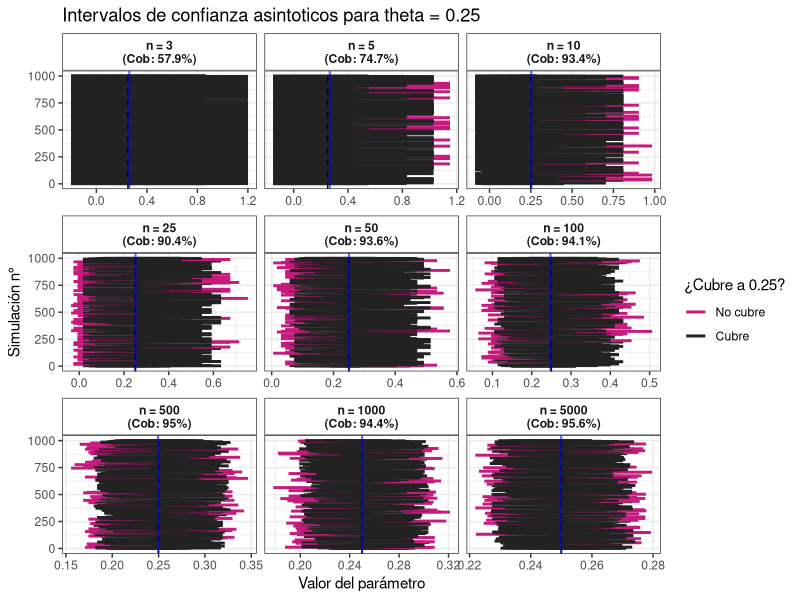
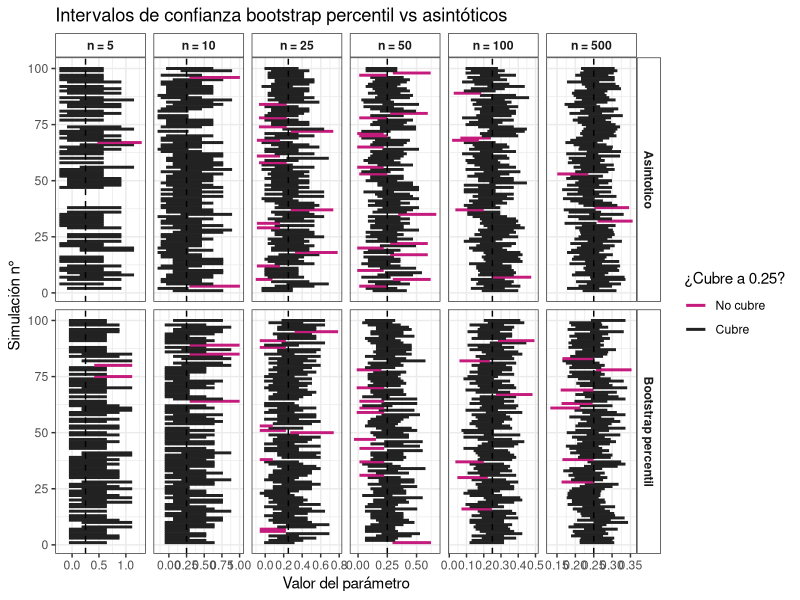
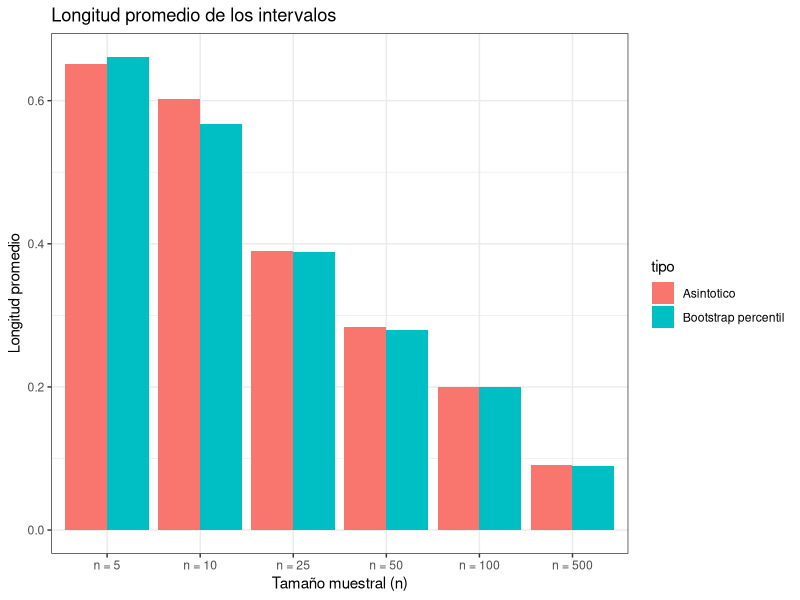
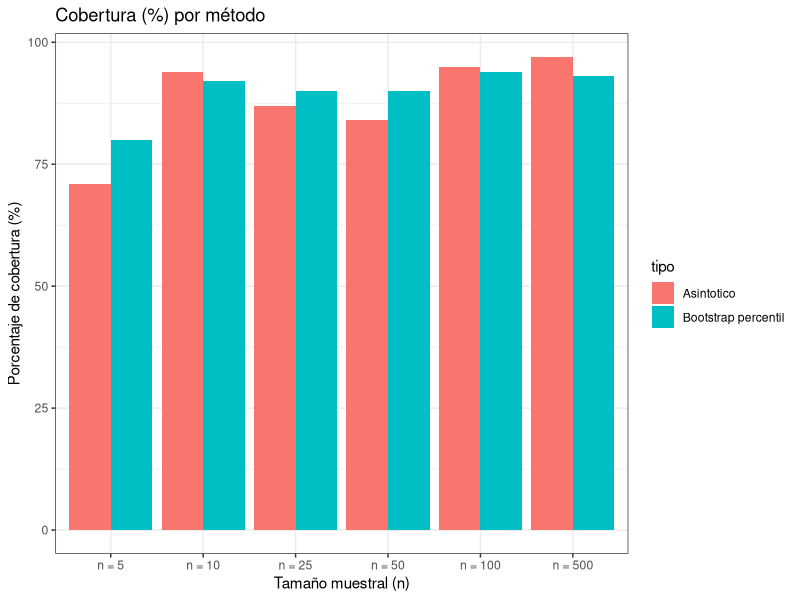
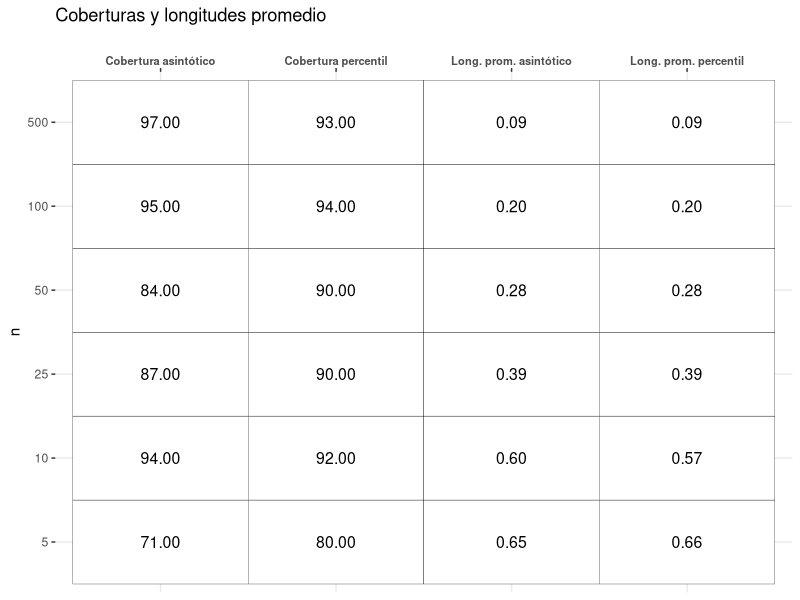
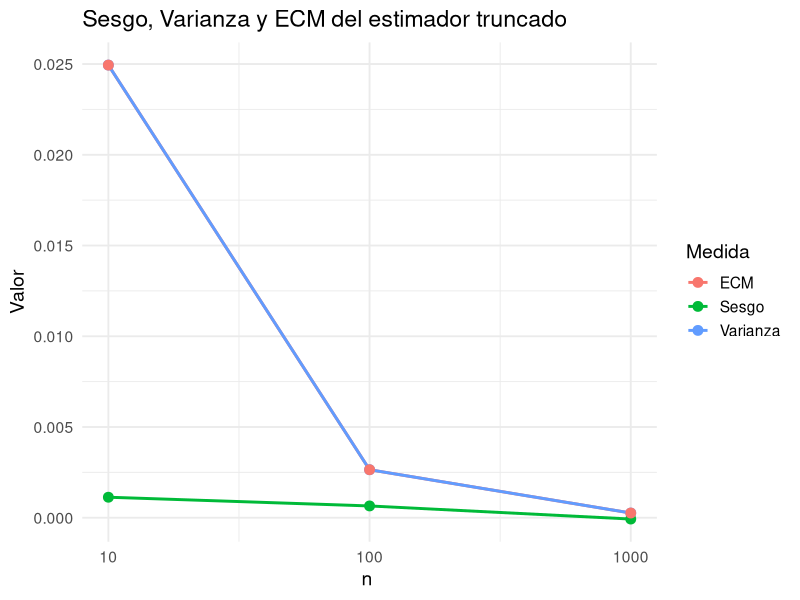
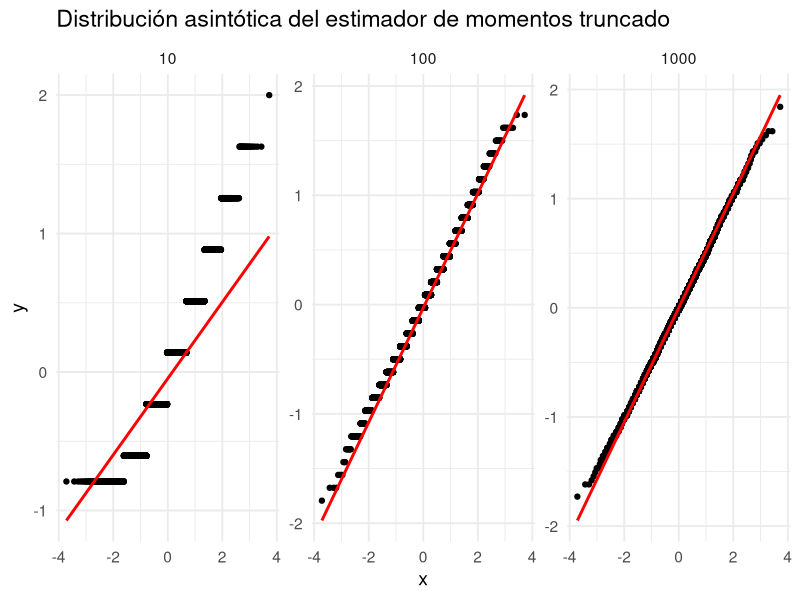
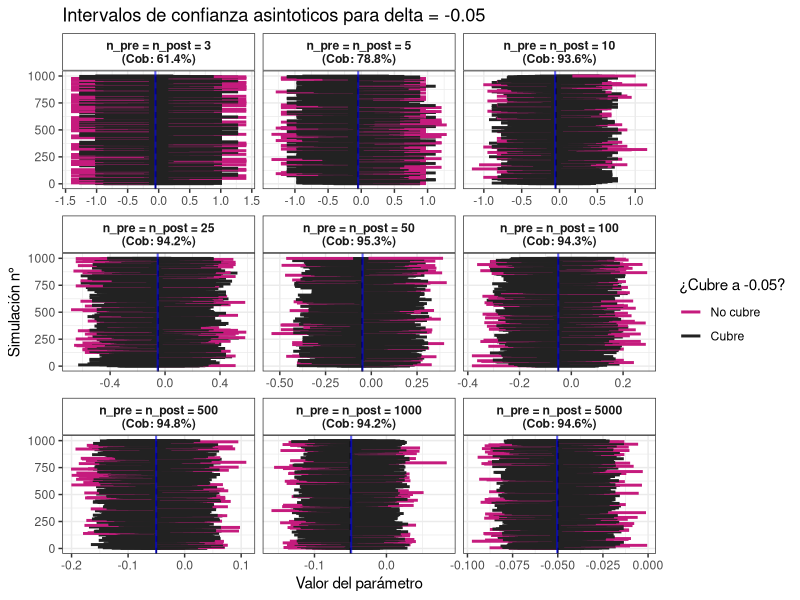

The R script that drew these images, in order:
# --------------------- Trabajo practico IECD, simulaciones --------------------
# Sección de comentarios:
#  - LU mas chico entre los tres integrantes: 64
#  - La idea es modularizar lo mas posible el codigo
#  - Vamos a intentar generalizar los procedimientos, para que sea simple cambiar los parametros que estan involucrados

library(ggplot2)
library(dplyr)

# ------------------------------- Sección 1 ------------------------------------
# Vamos a crear el metodo de la simulación requerida para la primera sección del trabajo.
#
# Los inputs del metodo son:
#  - theta: es el valor real para el cual vamos a hacer la simulacion
#  - n: tamaño de la muestra
#  - N: cantidad de intervalos que vamos a generar
# Los outputs son:
#  - intervalos: conjunto de los intervalos obtenidos, con estos mismos podemos graficar el cubrimiento
set.seed(64)

# Funcion de simulacion
simulacion_1 = function(theta, n, alpha, N) {
  inf = numeric(N)
  sup = numeric(N)
  cubre = logical(N)
  centro = numeric(N)
  
  for (i in 1:N) {
    muestras = rbinom(n, 1, theta)
    t_p = mean(muestras)
    z_a = qnorm(1 - alpha/2)
    err = sqrt(t_p*(1-t_p)/n) * z_a
    
    inf[i] = t_p - err
    sup[i] = t_p + err
    centro[i] = t_p
    cubre[i] = theta >= inf[i] && theta <= sup[i]
  }
  
  return(data.frame(simulacion = 1:N, inf = inf, sup = sup, cubre = cubre, centro = centro))
}

# Definicion de los intervalos
datos_totales = data.frame()

for (i in c(3,5,10,25,50,100,500,1000,5000)) {
  intervalos = simulacion_1(0.25, i, 0.05, 1000) # Theta = 0.25, alpha = 0.05
  
  cob = mean(intervalos$cubre) * 100
  intervalos$n = i
  intervalos$n_label = paste0("n = ", i, "\n(Cob: ", cob, "%)")
    
  datos_totales = rbind(datos_totales, intervalos)
}

# Ordeno para que los graficos aparezcan de menor a mayor n
datos_totales$n_label = reorder(datos_totales$n_label, datos_totales$n)

medias_resumen = datos_totales %>%
  group_by(n_label) %>%
  summarise(media_del_centro = mean(centro))

# Grafico en conjunto todos los datos
ggplot(datos_totales, aes(y = simulacion, x = inf, xend = sup, color = cubre)) +
  
  # Dibujamos los intervalos obtenidos en la simulación
  geom_segment(aes(x = inf, xend = sup, yend = simulacion), linewidth = 1) +
    
  # La linea punteada negra es el valor real de theta
  geom_vline(xintercept = 0.25, linetype = "dashed", color = "black") +
  
  # La linea solida azul es la media del punto medio de los intervalos para cada n
  geom_vline(data = medias_resumen, aes(xintercept = media_del_centro), 
             color = "blue", linetype = "solid", linewidth = 0.7, alpha = 0.6) +
  
  # Color para identificar si cubre o no al valor real de theta
  scale_color_manual(values = c("#C51B7D", "#222222"), labels = c("No cubre", "Cubre")) +
    
  # Se separan los graficos en función de n
  facet_wrap(~ n_label, scales = "free_x") +
  
  # Labels del grafico
  labs(
    title = "Intervalos de confianza asintoticos para theta = 0.25",
    x = "Valor del parámetro",
    y = "Simulación n°",
    color = "¿Cubre a 0.25?"
  ) +
  
  # Temas utilizados, fondo blanco.
  theme_bw() +
  theme(
    strip.background = element_rect(fill = "white"), # Fondo blanco en los títulos de los paneles
    strip.text = element_text(face = "bold") # Negrita en los títulos de los paneles
  )



# ------------------------------- Sección 2 ------------------------------------
# 
#

# ----------------------------- Ejercicio 9 ------------------------------------

# Cantidad de muestras bootstrap a generar por cada n
N = 1000

# Definimos los valores fijos dados en el ejercicio
theta = 0.25; Se = 0.9; Sp = 0.95

# Definimos los valores de n para realizar las simulaciones
ns = c(5, 10, 25, 50, 100, 500) 

# Defimos p
p = Se*theta + (1-Sp)*(1-theta)

#Definimos el estimador de momentos de theta
estimador_de_momentos = function(est_p, Se, Sp){
  return((est_p+Sp-1)/(Se+Sp-1))
}

# Tomando como inputs:
#  - n: tamaño de la muestr
#  - Se, Sp, y p dados en el ejercicio
#  - el nivel del intervalo
#  - N la cantidad de muestras a genenar
# Creamos intervalos de confianza percentil bootstrap

ic_bootstrap_percentil_2_9 = function(n, Se=0.9, Sp=0.95, p=p, nivel=0.05, N=5000){
  estimadores_de_momentos = numeric(N)
  muestra_2_9 = rbinom(n, 1, p)
  for (i in 1:N) {
    #muestra_2_9=rbinom(n, 1, p)
    tboot = sample(muestra_2_9, n, replace = TRUE)
    est_p=mean(tboot)
    estimadores_de_momentos[i]=estimador_de_momentos(est_p, Se, Sp)
  }
  ic_bootstrap_perc_inf=quantile(estimadores_de_momentos, nivel/2)
  ic_bootstrap_perc_sup=quantile(estimadores_de_momentos,1-nivel/2)
  ic_bootstrap_perc=c(ic_bootstrap_perc_inf, ic_bootstrap_perc_sup)
  return(ic_bootstrap_perc)
}

# Creamos intervalos para cada n
for (n in ns){
  print(ic_bootstrap_percentil_2_9(n, Se, Sp, p, 0.05, N))
}
    
# ----------------------------- Ejercicio 10 ------------------------------------

# Construimos los intervalos de confianza de nivel asintotico 0.95 para θ basados en θMoM.
  ic_asintoticos_2_10=function(n, Se, Sp, p, nivel=0.05){
    muestra_2_10=rbinom(n, 1, p)
    est_p=mean(muestra_2_10)
    estimadores_de_momentos=estimador_de_momentos(est_p, Se, Sp)
    s=sqrt(est_p*(1-est_p))/(Se+Sp-1)
    z=qnorm(1 - nivel/2)
    ic_asintoticos=c(inf=estimadores_de_momentos-z*sqrt(est_p*(1-est_p))/((Se+Sp-1)*sqrt(n)) , sup=estimadores_de_momentos+z*sqrt(est_p*(1-est_p))/((Se+Sp-1)*sqrt(n)))
    return(ic_asintoticos)
  }

# Creamos intervalos para cada n 
for (n in ns){
  ic=ic_asintoticos_2_10(n,Se, Sp, p, 0.95)
}


# ----------------------------- Ejercicio 11 ------------------------------------

# Para comparar los intervalos definimos un data frame con información sobre ellos
simulacion_2_11=function(theta, n, Se, Sp, p, nivel=0.05, B=100){
  intervalos_ip=data.frame(
    simulacion = 1:B,
    inf = numeric(B),
    sup = numeric(B),
    cubre = logical(B),
    long=numeric(B),
    tipo="Bootstrap percentil"
  )
  intervalos_ic=data.frame(
    simulacion = 1:B,
    inf = numeric(B),
    sup = numeric(B),
    cubre = logical(B),
    long=numeric(B),
    tipo="Asintotico"
  )
  for (i in 1:B){
    ip = ic_bootstrap_percentil_2_9(n, Se, Sp,p,  nivel, N=5000)
    intervalos_ip$inf[i] = ip[1]
    intervalos_ip$sup[i] = ip[2]
    intervalos_ip$cubre[i] = theta >= ip[1] && theta <= ip[2]
    intervalos_ip$long[i] =ip[2]-ip[1]
    ic=ic_asintoticos_2_10(n, Se, Sp, p, nivel)
    intervalos_ic$inf[i] = ic[1]
    intervalos_ic$sup[i] = ic[2]
    intervalos_ic$cubre[i] = theta >= ic[1] && theta <= ic[2]
    intervalos_ic$long[i] =ic[2]-ic[1]
  }
  intervalos_ip_ic=rbind(intervalos_ip, intervalos_ic)
  return(intervalos_ip_ic)   
}
datos_2_11=data.frame()
for (n in ns){
  intervalos_n=simulacion_2_11(theta, n, Se, Sp, p, 0.05, 100)
  intervalos_n$n = n
  intervalos_n$n_label = paste0("n = ", n)
  
  datos_2_11 = rbind(datos_2_11, intervalos_n)
}
# Ordeno para que los graficos aparezcan de menor a mayor n
datos_2_11$n_label = reorder(datos_2_11$n_label, datos_2_11$n)
datos_2_11$centro = (datos_2_11$inf + datos_2_11$sup) / 2

# Grafico en conjunto todos los datos
ggplot(datos_2_11, aes(y = simulacion, x = inf, xend = sup, color = cubre)) +
  
  # Dibujamos los intervalos obtenidos en la simulación
  geom_segment(aes(x = inf, xend = sup, yend = simulacion), linewidth = 1) +
  
  # La linea punteada negra es el valor real de theta
  geom_vline(xintercept = 0.25, linetype = "dashed", color = "black") +
  
  
  # Color para identificar si cubre o no al valor real de theta
  scale_color_manual(values = c("#C51B7D", "#222222"), labels = c("No cubre", "Cubre")) +
  
  # Se separan los graficos en función de n y en que tipo de intervalos son
  facet_grid(tipo ~ n_label, scales = "free_x") +
  
  # Labels del grafico
  labs(
    title = "Intervalos de confianza bootstrap percentil vs asintóticos",
    x = "Valor del parámetro",
    y = "Simulación n°",
    color = "¿Cubre a 0.25?"
  ) +
  
  # Temas utilizados, fondo blanco.
  theme_bw() +
  theme(
    strip.background = element_rect(fill = "white"), # Fondo blanco en los títulos de los paneles
    strip.text = element_text(face = "bold") # Negrita en los títulos de los paneles
  )
#Comparamos las longitudes promedios y porcentajes de cobertura para cada n
comparaciones=datos_2_11 %>%
  group_by(n_label, tipo) %>%
  summarise(
    longitud_promedio = mean(long),
    cobertura = mean(cubre) * 100
  )
ggplot(comparaciones, aes(x = n_label, y = longitud_promedio, fill = tipo)) +
  geom_col(position = "dodge") +
  labs(
    title = "Longitud promedio de los intervalos",
    x = "Tamaño muestral (n)",
    y = "Longitud promedio"
  ) +
  theme_bw()
ggplot(comparaciones, aes(x = n_label, y = cobertura, fill = tipo)) +
  geom_col(position = "dodge") +
  labs(
    title = "Cobertura (%) por método",
    x = "Tamaño muestral (n)",
    y = "Porcentaje de cobertura (%)"
  ) +
  theme_bw()
#Ahora hacemos una tabla comparativa
comparaciones <- datos_2_11 %>%
  group_by(n, tipo) %>%
  summarise(
    longitud_promedio = mean(long),
    cobertura = mean(cubre) * 100,
    .groups = "drop"
  ) %>%
  group_by(n) %>%
  summarise(
    cobertura_asintotico    = cobertura[tipo == "Asintotico"],
    cobertura_percentil     = cobertura[tipo == "Bootstrap percentil"],
    long_prom_asintotico    = longitud_promedio[tipo == "Asintotico"],
    long_prom_percentil     = longitud_promedio[tipo == "Bootstrap percentil"]
  )
tabla_comparaciones <- data.frame(
  n = comparaciones$n,
  variable = rep(c(
    "Cobertura asintótico",
    "Cobertura percentil",
    "Long. prom. asintótico",
    "Long. prom. percentil"
  ), each = length(comparaciones$n)),
  valor = c(
    comparaciones$cobertura_asintotico,
    comparaciones$cobertura_percentil,
    comparaciones$long_prom_asintotico,
    comparaciones$long_prom_percentil
  )
)
ggplot(tabla_comparaciones, aes(x = variable, y = factor(n))) +
  geom_tile(fill = "white", color = "black") +   
  geom_text(aes(label = sprintf("%.2f", valor)), size = 4) +
  scale_x_discrete(position = "top") + 
  labs(
    x = "",
    y = "n",
    title = "Coberturas y longitudes promedio"
  ) +
  theme_bw() +
  theme(
    panel.border = element_blank(),
    axis.text.x = element_text(angle = 0, hjust = 0.5, size=8, face = "bold")
  )

# ----------------------------- Ejercicio 13 ------------------------------------


# Definimos el estimador truncado
estimador_truncado = function(estimador_momentos){
  if(estimador_momentos<0){
    return(0)
  }
  else{
    if(estimador_momentos>1){
      return(1)
    }
    else{
      return(estimador_momentos)
    }
  }
}

caracteristicas_truncado=function(theta=0.25, n, Se=0.9, Sp=0.95, p, N=5000){
  est_truncado= numeric(N)
  for (i in 1:N){
    muestra_2_13=rbinom(n, 1, p)
    est_p=mean(muestra_2_13)
    estimador_momentos=estimador_de_momentos(est_p, Se, Sp)
    estimador__mom_truncado=estimador_truncado(estimador_momentos)
    est_truncado[i]=estimador__mom_truncado
  }
  #Guardamos los datos que queremos analizar
  varianza=var(est_truncado)
  sesgo=mean(est_truncado)-theta
  ECM=varianza-(sesgo)**2 #Compromiso sesgo - Varianza
  dist_asint=sqrt(n)*(est_truncado-theta)
  return(list(
    varianza = varianza,
    sesgo = sesgo,
    ECM = ECM,
    dist_asint = dist_asint,
    est_truncado = est_truncado
  ))
}

#Creamos un data frame que guarde para cada n los atributos de interes
est_truncado_10=caracteristicas_truncado(0.25, 10, 0.9, 0.95, p, 5000)
est_truncado_100=caracteristicas_truncado(0.25, 100, 0.9, 0.95, p, 5000)
est_truncado_1000=caracteristicas_truncado(0.25, 1000, 0.9, 0.95, p, 5000)
#Visualizamos los valores obtenidos de la varianza, sesgo y ECM para n =10, 100, 1000
Var_ECM_Sesgo_truncado=data.frame(
  n = rep(c(10, 100, 1000), times = 3),
  variable = rep(c("Varianza", "Sesgo", "ECM"), each = 3),
  value = c(est_truncado_10$varianza, est_truncado_100$varianza, est_truncado_1000$varianza,
            est_truncado_10$sesgo,    est_truncado_100$sesgo,    est_truncado_1000$sesgo,
            est_truncado_10$ECM,      est_truncado_100$ECM,      est_truncado_1000$ECM)
)


ggplot(Var_ECM_Sesgo_truncado, aes(x = n, y = value, color = variable)) +
  geom_line(linewidth = 1) +
  geom_point(size = 3) +
  scale_x_log10(breaks = c(10, 100, 1000)) +
  labs(title = "Sesgo, Varianza y ECM del estimador truncado",
       x = "n ", y = "Valor", color = "Medida") +
  theme_minimal(base_size = 14)
#Visualizamos la distribucion asintotica con qqplot
dist_asint_truncado=data.frame(
  dist = c(est_truncado_10$dist_asint,
           est_truncado_100$dist_asint,
           est_truncado_1000$dist_asint),
  n = factor(rep(c(10,100,1000), each = 5000))
)
ggplot(dist_asint_truncado, aes(sample = dist)) +
  stat_qq() +
  stat_qq_line(color = "red", linewidth = 1) +
  facet_wrap(~ n, scales = "free") +
  labs(title = "Distribución asintótica del estimador de momentos truncado") +
  theme_minimal(base_size = 14)



# ------------------------------- Sección 3 ------------------------------------
# Vamos a crear un metodo de simulación requerida para la tercera sección del trabajo.
#
# Los inputs del metodo son:
#  - theta: es el valor real para el cual vamos a hacer la simulacion
#  - n: tamaño de la muestra
#  - N: cantidad de intervalos que vamos a generar
# Los outputs son:
#  - intervalos: conjunto de los intervalos obtenidos, con estos mismos podemos graficar el cubrimiento
#
# Utilizando los resultados del metodo se realizan graficos mostrando el cubrimiento
#

simulacion_3 = function(theta1, theta2, n1, n2, Se, Sp, alpha, N) {
  inf = numeric(N)
  sup = numeric(N)
  cubre = logical(N)
  centro = numeric(N)
  
  for (i in 1:N) {
    delta = theta2 - theta1
    
    p1 = (Se+Sp-1)*theta1 + (1-Sp)
    p2 = (Se+Sp-1)*theta2 + (1-Sp)
    
    muestras1 = rbinom(n1, 1, p1)
    muestras2 = rbinom(n2, 1, p2)
    
    est_theta1 = (mean(muestras1) + Sp - 1)/(Se + Sp - 1) 
    est_theta2 = (mean(muestras2) + Sp - 1)/(Se + Sp - 1)
    
    z_a = qnorm(1 - alpha/2)
    
    est_sigma1 = mean(muestras1) * (1-mean(muestras1)) / ((Se+Sp-1)**2)
    est_sigma2 = mean(muestras2) * (1-mean(muestras2)) / ((Se+Sp-1)**2)
    
    inf[i] = est_theta2 - est_theta1 - z_a * sqrt(est_sigma2/n2 + est_sigma1/n1)
    sup[i] = est_theta2 - est_theta1 + z_a * sqrt(est_sigma2/n2 + est_sigma1/n1)
    centro[i] = est_theta2 - est_theta1
    cubre[i] = delta >= inf[i] && delta <= sup[i]
  }
  
  return(data.frame(simulacion = 1:N, inf = inf, sup = sup, cubre = cubre, centro = centro))
}

datos_totales_3 = data.frame()

for (i in c(3,5,10,25,50,100,500,1000,5000)) {
  intervalos = simulacion_3(0.2, 0.15, i, i, 0.9, 0.95, 0.05, 1000)
  
  cob = mean(intervalos$cubre) * 100
  intervalos$n = i
  intervalos$n_label = paste0("n_pre = n_post = ", i, "\n(Cob: ", cob, "%)")
  
  datos_totales_3 = rbind(datos_totales_3, intervalos)
}

# Ordeno para que los graficos aparezcan de menor a mayor n
datos_totales_3$n_label = reorder(datos_totales_3$n_label, datos_totales_3$n)

medias_resumen = datos_totales_3 %>%
  group_by(n_label) %>%
  summarise(media_del_centro = mean(centro))

# Grafico en conjunto todos los datos
ggplot(datos_totales_3, aes(y = simulacion, x = inf, xend = sup, color = cubre)) +
  
  # Dibujamos los intervalos obtenidos en la simulación
  geom_segment(aes(x = inf, xend = sup, yend = simulacion), linewidth = 1) +
  
  # La linea punteada negra es el valor real de theta
  geom_vline(xintercept = -0.05, linetype = "dashed", color = "black") +
  
  # La linea solida azul es la media del punto medio de los intervalos para cada n
  geom_vline(data = medias_resumen, aes(xintercept = media_del_centro), 
             color = "blue", linetype = "solid", linewidth = 0.7, alpha = 0.6) +
  
  # Color para identificar si cubre o no al valor real de theta
  scale_color_manual(values = c("#C51B7D", "#222222"), labels = c("No cubre", "Cubre")) +
  
  # Se separan los graficos en función de n
  facet_wrap(~ n_label, scales = "free_x") +
  
  # Labels del grafico
  labs(
    title = "Intervalos de confianza asintoticos para delta = -0.05",
    x = "Valor del parámetro",
    y = "Simulación n°",
    color = "¿Cubre a -0.05?"
  ) +
  
  # Temas utilizados, fondo blanco.
  theme_bw() +
  theme(
    strip.background = element_rect(fill = "white"), # Fondo blanco en los títulos de los paneles
    strip.text = element_text(face = "bold") # Negrita en los títulos de los paneles
  )
